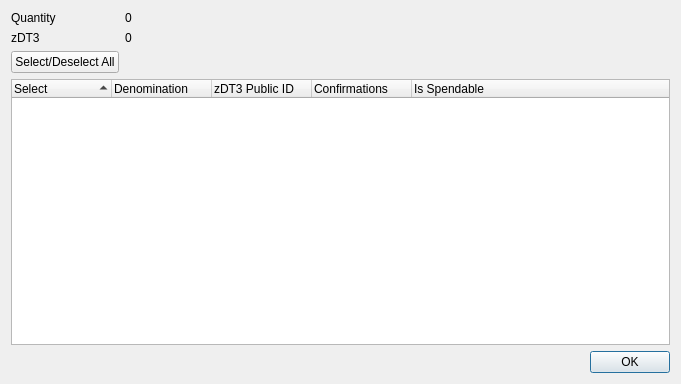
<?xml version="1.0" encoding="UTF-8"?>
<ui version="4.0">
 <class>ZDreamTeam3ControlDialog</class>
 <widget class="QDialog" name="ZDreamTeam3ControlDialog">
  <property name="geometry">
   <rect>
    <x>0</x>
    <y>0</y>
    <width>681</width>
    <height>384</height>
   </rect>
  </property>
  <property name="minimumSize">
   <size>
    <width>681</width>
    <height>384</height>
   </size>
  </property>
  <property name="windowTitle">
   <string>Select zDT3 to Spend</string>
  </property>
  <layout class="QGridLayout" name="gridLayout">
   <item row="0" column="0">
    <layout class="QFormLayout" name="formLayout">
     <property name="sizeConstraint">
      <enum>QLayout::SetDefaultConstraint</enum>
     </property>
     <item row="0" column="0">
      <widget class="QLabel" name="labelQuantity">
       <property name="text">
        <string>Quantity</string>
       </property>
      </widget>
     </item>
     <item row="0" column="1">
      <widget class="QLabel" name="labelQuantity_int">
       <property name="text">
        <string>0</string>
       </property>
      </widget>
     </item>
     <item row="1" column="0">
      <widget class="QLabel" name="labelZDreamTeam3">
       <property name="text">
        <string>zDT3</string>
       </property>
      </widget>
     </item>
     <item row="1" column="1">
      <widget class="QLabel" name="labelZDreamTeam3_int">
       <property name="text">
        <string>0</string>
       </property>
      </widget>
     </item>
     <item row="2" column="0">
      <widget class="QPushButton" name="pushButtonAll">
       <property name="text">
        <string>Select/Deselect All</string>
       </property>
      </widget>
     </item>
    </layout>
   </item>
   <item row="1" column="0">
    <layout class="QVBoxLayout" name="verticalLayout">
     <item>
      <widget class="QTreeWidget" name="treeWidget">
       <property name="minimumSize">
        <size>
         <width>0</width>
         <height>250</height>
        </size>
       </property>
       <property name="alternatingRowColors">
        <bool>true</bool>
       </property>
       <property name="sortingEnabled">
        <bool>true</bool>
       </property>
       <property name="columnCount">
        <number>5</number>
       </property>
       <attribute name="headerDefaultSectionSize">
        <number>100</number>
       </attribute>
       <column>
        <property name="text">
         <string notr="true">Select</string>
        </property>
       </column>
       <column>
        <property name="text">
         <string notr="true">Denomination</string>
        </property>
       </column>
       <column>
        <property name="text">
         <string notr="true">zDT3 Public ID</string>
        </property>
       </column>
       <column>
        <property name="text">
         <string notr="true">Confirmations</string>
        </property>
       </column>
       <column>
        <property name="text">
         <string>Is Spendable</string>
        </property>
       </column>
      </widget>
     </item>
     <item>
      <widget class="QDialogButtonBox" name="buttonBox">
       <property name="orientation">
        <enum>Qt::Horizontal</enum>
       </property>
       <property name="standardButtons">
        <set>QDialogButtonBox::Ok</set>
       </property>
      </widget>
     </item>
    </layout>
   </item>
  </layout>
 </widget>
 <resources/>
 <connections>
  <connection>
   <sender>buttonBox</sender>
   <signal>accepted()</signal>
   <receiver>ZDreamTeam3ControlDialog</receiver>
   <slot>accept()</slot>
   <hints>
    <hint type="sourcelabel">
     <x>248</x>
     <y>254</y>
    </hint>
    <hint type="destinationlabel">
     <x>157</x>
     <y>274</y>
    </hint>
   </hints>
  </connection>
  <connection>
   <sender>buttonBox</sender>
   <signal>rejected()</signal>
   <receiver>ZDreamTeam3ControlDialog</receiver>
   <slot>reject()</slot>
   <hints>
    <hint type="sourcelabel">
     <x>316</x>
     <y>260</y>
    </hint>
    <hint type="destinationlabel">
     <x>286</x>
     <y>274</y>
    </hint>
   </hints>
  </connection>
 </connections>
</ui>
